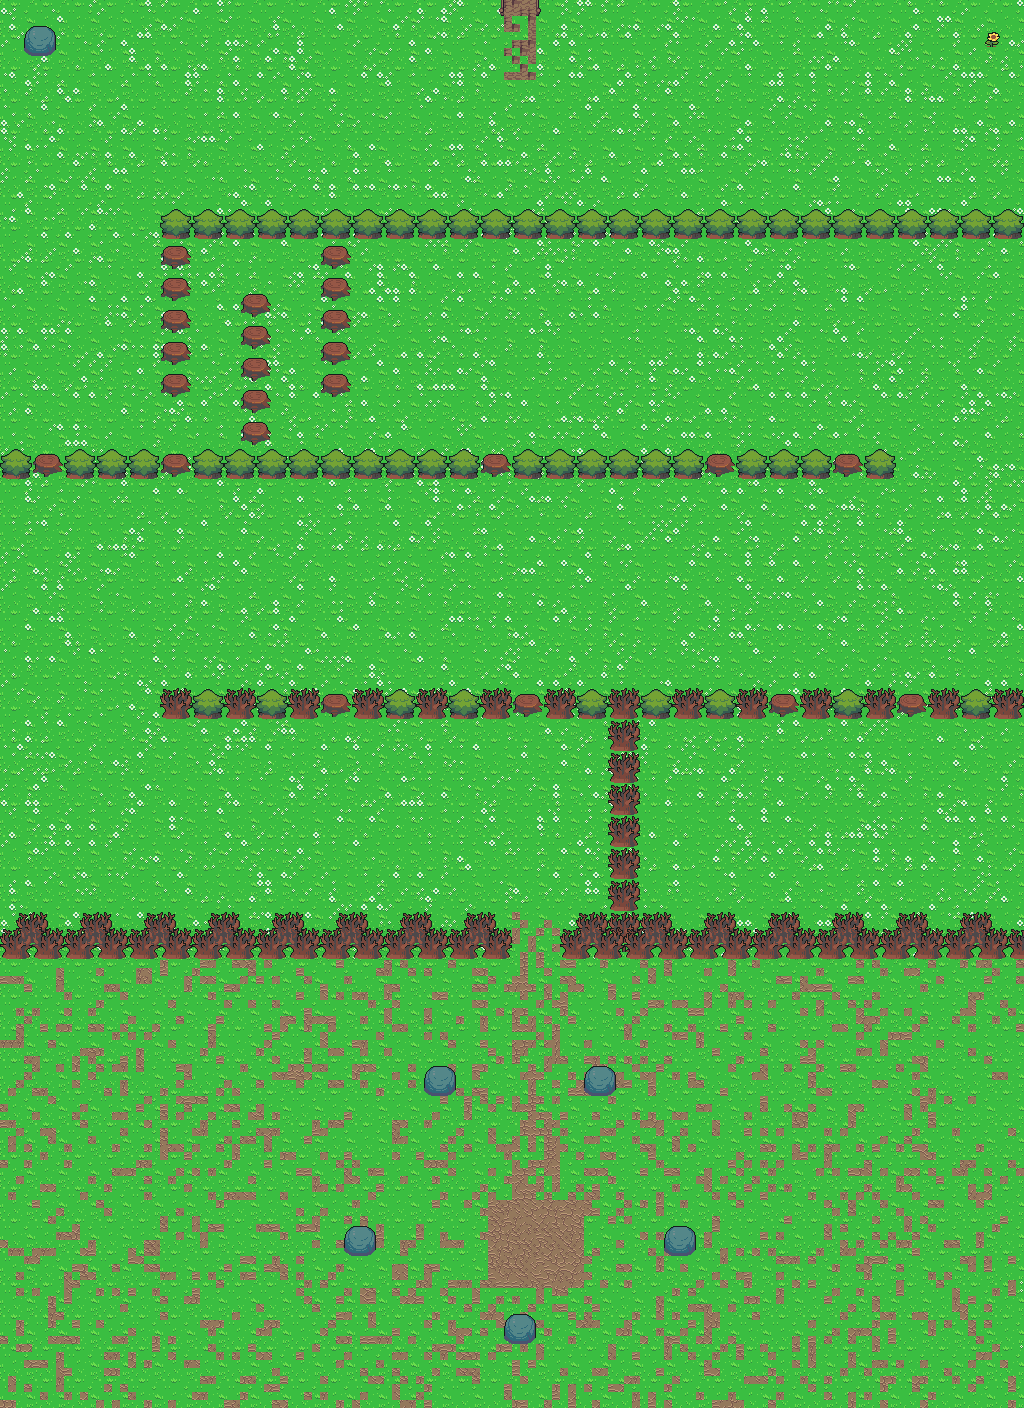

Below is a game level as drawn by its tile map, then a one-line description and the .tmx that defines it (tile-layer data replaced by summaries):
An orthogonal 128x176 tile map with 8x8 px tiles, 6 tile layers (hitbox, floor1, floor2, infrastructure1, ...), 3 tilesets.

<map version="1.9" tiledversion="1.9.0" orientation="orthogonal" renderorder="left-down" width="128" height="176" tilewidth="8" tileheight="8" infinite="0" nextlayerid="12" nextobjectid="4">
 <tileset firstgid="1" name="Overworld" tilewidth="8" tileheight="8" tilecount="5760" columns="80">
  <image source="gfx/Overworld.png" width="640" height="576" />
  <tile id="168">
   <properties>
    <property name="blocked" type="bool" value="true" />
   </properties>
  </tile>
 </tileset>
 <tileset firstgid="5761" source="gfx/Nature.tsx" />
 <tileset firstgid="6913" source="gfx/Inner.tsx" />
 <layer id="8" name="hitbox" width="128" height="176">
  <properties>
   <property name="blocked" value="true" />
  </properties>
  <data>[22528 cells, 3062 non-empty, 2 distinct tile ids]</data>
 </layer>
 <layer id="2" name="floor1" width="128" height="176">
  <data>[22528 cells, 22528 non-empty, 16 distinct tile ids]</data>
 </layer>
 <layer id="3" name="floor2" width="128" height="176">
  <data>[22528 cells, 22528 non-empty, 65 distinct tile ids]</data>
 </layer>
 <layer id="4" name="infrastructure1" width="128" height="176">
  <properties>
   <property name="blocked" type="bool" value="false" />
  </properties>
  <data>[22528 cells, 20 non-empty, 16 distinct tile ids]</data>
 </layer>
 <layer id="5" name="infrastructure2" width="128" height="176">
  <properties>
   <property name="blocked" type="bool" value="false" />
  </properties>
  <data>[22528 cells, 2480 non-empty, 116 distinct tile ids]</data>
 </layer>
 <layer id="7" name="floor3" width="128" height="176">
  <data>[22528 cells, 0 non-empty, 0 distinct tile ids]</data>
 </layer>
 <objectgroup id="10" name="Objectos" />
</map>
